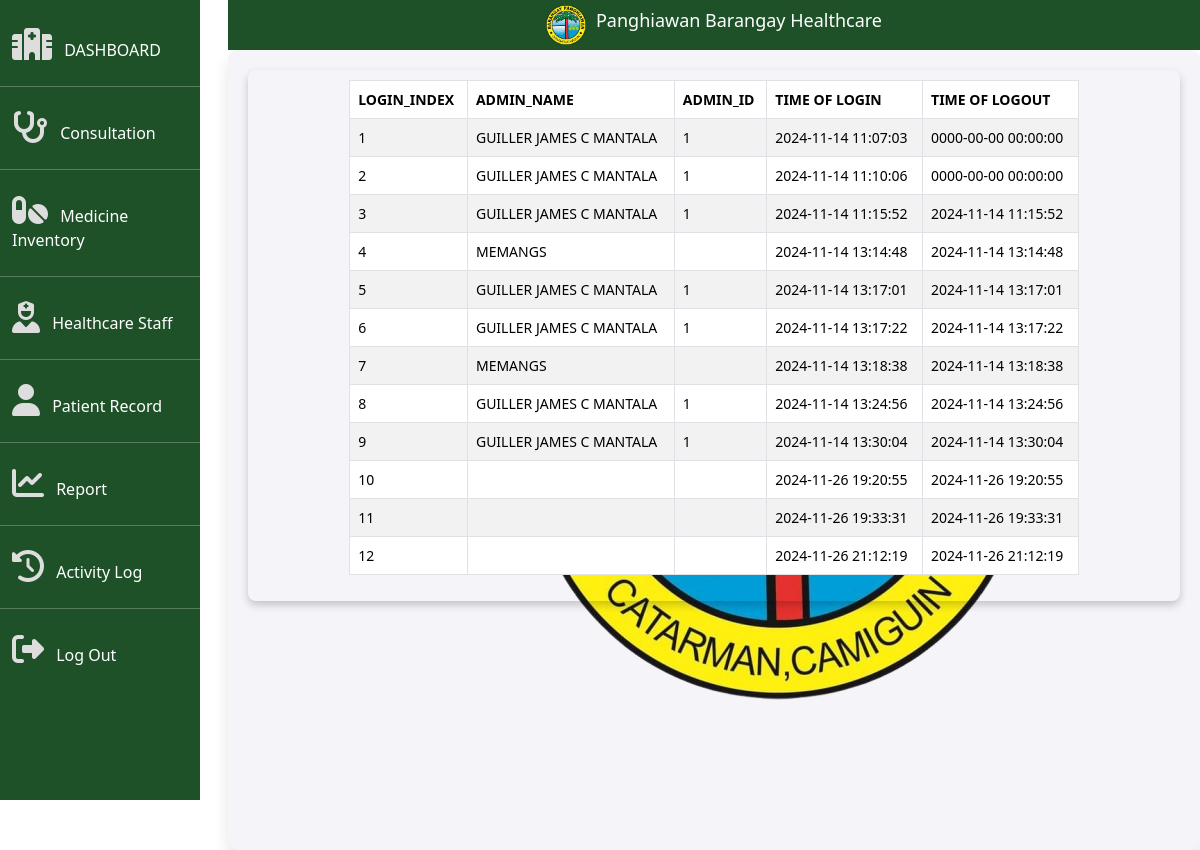
Screenshot of /HCRIS/Admin/adminloginsessions.php with the database file from the repository.
### tables this page shows
CREATE TABLE `admin_loginsessions` (
  `log_id` int(11) NOT NULL,
  `admin_name` varchar(255) NOT NULL,
  `admin_id` varchar(50) NOT NULL,
  `login_time` datetime DEFAULT current_timestamp(),
  `logout_time` datetime NOT NULL DEFAULT current_timestamp(),
  `action_type` enum('login','logout') NOT NULL
);

### HCRIS/Admin/adminloginsessions.php (the view, shortened to what this page needs)
<!DOCTYPE html>
<html lang="en">
<head>
    <link href="https://cdn.jsdelivr.net/npm/bootstrap@5.3.3/dist/css/bootstrap.min.css" rel="stylesheet">
    <link href="https://cdnjs.cloudflare.com/ajax/libs/font-awesome/6.6.0/css/all.min.css" rel="stylesheet">
    <link rel="stylesheet" href="../Css/adminhomepagestyles.css">
    <link rel="stylesheet" href="https://cdn.datatables.net/1.11.5/css/jquery.dataTables.min.css">
</head>
<body>
    <aside>
        <div id="sidenav" class="col-2">
            <ul class="nav nav-pills flex-column mb-auto">
                <li class="nav-item">
                    <a href="adminhomepage.php" class="nav-link">
                        <i class="fa-solid fa-hospital me-2"></i>
                        <span class="d-none d-sm-inline text-white">DASHBOARD</span>
                    </a>
                </li>
                <hr>
                <li class="nav-item">
                    <a href="adminconsultation.php" class="nav-link">
                        <i class="fa-solid fa-stethoscope me-2"></i>
                        <span class="d-none d-sm-inline text-white">Consultation</span>
                    </a>
                </li>
                <hr>
                <li class="nav-item">
                    <a href="adminmedicine.php" class="nav-link">
                        <i class="fa-solid fa-pills me-2"></i>
                        <span class="d-none d-sm-inline text-white">Medicine Inventory</span>
                    </a>
                </li>
                <hr>
                <li class="nav-item">
                    <a href="healthcare_staff.php" class="nav-link">
                        <i class="fa-solid fa-user-nurse me-2"></i>
                        <span class="d-none d-sm-inline text-white">Healthcare Staff</span>
                    </a>
                </li>
                <hr>
                <li class="nav-item">
                    <a href="adminpatientrec.php" class="nav-link">
                        <i class="fa-solid fa-user me-2"></i>
                        <span class="d-none d-sm-inline text-white">Patient Record</span>
                    </a>
                </li>
                <hr>
                <li class="nav-item">
                    <a href="#" class="nav-link">
                        <i class="fa-solid fa-chart-line me-2"></i>
                        <span class="d-none d-sm-inline text-white">Report</span>
                    </a>
                </li>
                <hr>
                <li class="nav-item">
                    <a href="adminloginsessions.php" class="nav-link">
                        <i class="fa-solid fa-history me-2"></i>
                        <span class="d-none d-sm-inline text-white">Activity Log</span>
                    </a>
                </li>
                <hr>
                <li class="nav-item">
                    <a id="signOutBtn" class="nav-link">
                        <i class="fa-solid fa-sign-out-alt me-2"></i>
                        <span class="d-none d-sm-inline text-white">Log Out</span>
                    </a>
                </li>
            </ul>
        </div>
    </aside>
    <header>
        <nav class="navbar navbar-expand-sm">
            <div class="logo-text-container">
                <img src="../Photos/logo.png" alt="Healthcare Logo" class="logo">
                <p class="logo-text text-white h3">Panghiawan Barangay Healthcare</p>
            </div>
        </nav>
    </header>
    <main>
    <div class="table-container table-responsive text-center">
            <?php
            require 'db_conn.php';
            $sql = "SELECT * FROM admin_loginsessions";
            $result = $conn->query($sql);
            if ($result->num_rows > 0) {
                echo "<table id='logginSessionTable' class='display table table-striped table-hover table-bordered mx-auto' style='width: 80%;'>
                      <thead>
                            <tr>
                                <th>LOGIN_INDEX</th>
                                <th>ADMIN_NAME</th>
                                <th>ADMIN_ID</th>
                                <th>TIME OF LOGIN</th>
                                <th>TIME OF LOGOUT</th>
                            </tr>
                        </thead>
                        <tbody>";
                while ($row = $result->fetch_assoc()) {
                    echo "<tr>
                            <td>{$row['log_id']}</td>
                            <td>{$row['admin_name']}</td>
                            <td>{$row['admin_id']}</td>
                            <td>{$row['login_time']}</td>
                            <td>{$row['logout_time']}</td>
                          </tr>";
                }
                echo "</tbody></table>";
            } else {
                echo "<div class='alert alert-warning'>No records found.</div>";
            }
            ?>
        </div>
    </main>
</body>
</html>

### HCRIS/css/adminhomepagestyles.css (style rules this page uses)
body { height: 100vh; overflow-y: hidden; overflow-x: hidden; }
#sidenav { height: 100vh; background-color: #1E5128; color: #fff; font-size: 0.11rem; padding-top:20px; padding-bottom: 10px; position: absolute; top: 0; left: 0; z-index: 1; overflow-y: auto; overflow-x: hidden; }
.navbar { background-color: #1E5128; z-index: 6; position: relative; display: flex; justify-content: center; align-items: center; margin-left: 228px; height: 50px; }
.logo-text-container { display: flex; align-items: center; justify-content: center; }
.logo { width: 40px; height: auto; margin-right: 10px; }
.logo-text { font-size: 18px; color: #fff; }
.nav-link { padding: 8px 12px; border-radius: 10px; color: #ddd; transition: background-color 0.3s ease; font-size: 1rem; }
.nav-item { margin-top: 0px; margin-bottom: 0px; }
.nav-link i { font-size: 2rem; margin-right: 5px; }
main { width: calc(100% - 228px); margin-left: 228px; padding: 20px; background-image: url('../Photos/logo.png'); background-color: #f4f4f9; background-size: 500px; background-position: 300px ; background-repeat: no-repeat; border-radius: 10px; box-shadow: 0 8px 15px rgba(0, 0, 0, 0.1); overflow-y: auto; min-height: 100vh; }
.table-container { width: 100%; max-width: 100%; overflow-x: auto; border-radius: 8px; box-shadow: 0 4px 8px rgba(0, 0, 0, 0.2); padding: 10px; }
table { width: 100%; border-collapse: collapse; font-size: 14px; }
table th, table td { padding: 10px; text-align: left; border-bottom: 1px solid #ddd; }
table th { background-color: #407b96; color: #fff; font-weight: bold; }
table tr:nth-child(even) { background-color: #f9f9f9; }

### rows the page displays
admin_loginsessions: log_id "1", admin_name "GUILLER JAMES C MANTALA", admin "1", login_time "2024-11-14 11:07:03", logout_time "0000-00-00 00:00:00"
admin_loginsessions: log_id "2", admin_name "GUILLER JAMES C MANTALA", admin "1", login_time "2024-11-14 11:10:06", logout_time "0000-00-00 00:00:00"
admin_loginsessions: log_id "3", admin_name "GUILLER JAMES C MANTALA", admin "1", login_time "2024-11-14 11:15:52", logout_time "2024-11-14 11:15:52"
admin_loginsessions: log_id "4", admin_name "MEMANGS", login_time "2024-11-14 13:14:48", logout_time "2024-11-14 13:14:48"
admin_loginsessions: log_id "5", admin_name "GUILLER JAMES C MANTALA", admin "1", login_time "2024-11-14 13:17:01", logout_time "2024-11-14 13:17:01"
admin_loginsessions: log_id "6", admin_name "GUILLER JAMES C MANTALA", admin "1", login_time "2024-11-14 13:17:22", logout_time "2024-11-14 13:17:22"
admin_loginsessions: log_id "7", admin_name "MEMANGS", login_time "2024-11-14 13:18:38", logout_time "2024-11-14 13:18:38"
admin_loginsessions: log_id "8", admin_name "GUILLER JAMES C MANTALA", admin "1", login_time "2024-11-14 13:24:56", logout_time "2024-11-14 13:24:56"
admin_loginsessions: log_id "9", admin_name "GUILLER JAMES C MANTALA", admin "1", login_time "2024-11-14 13:30:04", logout_time "2024-11-14 13:30:04"
admin_loginsessions: log_id "10", login_time "2024-11-26 19:20:55", logout_time "2024-11-26 19:20:55"
admin_loginsessions: log_id "11", login_time "2024-11-26 19:33:31", logout_time "2024-11-26 19:33:31"
admin_loginsessions: log_id "12", login_time "2024-11-26 21:12:19", logout_time "2024-11-26 21:12:19"
